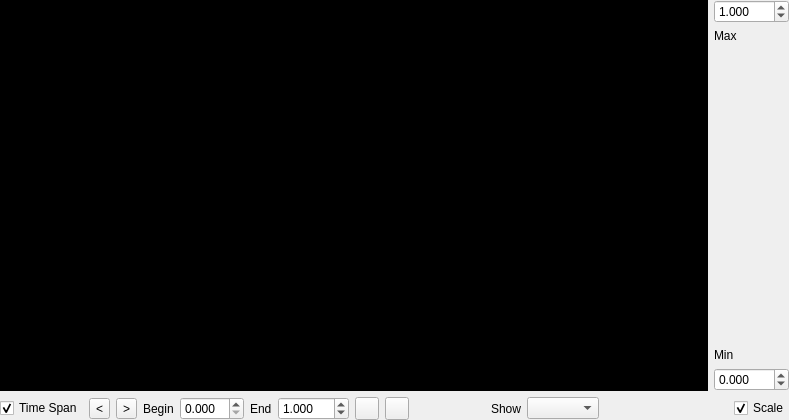
<ui version="4.0" >
 <class>CSamplesSequenceViewComp</class>
 <widget class="QWidget" name="CSamplesSequenceViewComp" >
  <property name="geometry" >
   <rect>
    <x>0</x>
    <y>0</y>
    <width>789</width>
    <height>420</height>
   </rect>
  </property>
  <property name="windowTitle" >
   <string>Form</string>
  </property>
  <layout class="QVBoxLayout" name="verticalLayout_3" >
   <property name="margin" >
    <number>0</number>
   </property>
   <item>
    <layout class="QHBoxLayout" name="horizontalLayout_5" >
     <item>
      <widget class="QFrame" name="MainFrame" >
       <property name="sizePolicy" >
        <sizepolicy vsizetype="Expanding" hsizetype="Expanding" >
         <horstretch>0</horstretch>
         <verstretch>0</verstretch>
        </sizepolicy>
       </property>
       <property name="palette" >
        <palette>
         <active>
          <colorrole role="Base" >
           <brush brushstyle="SolidPattern" >
            <color alpha="255" >
             <red>255</red>
             <green>255</green>
             <blue>255</blue>
            </color>
           </brush>
          </colorrole>
          <colorrole role="Window" >
           <brush brushstyle="SolidPattern" >
            <color alpha="255" >
             <red>0</red>
             <green>0</green>
             <blue>0</blue>
            </color>
           </brush>
          </colorrole>
         </active>
         <inactive>
          <colorrole role="Base" >
           <brush brushstyle="SolidPattern" >
            <color alpha="255" >
             <red>255</red>
             <green>255</green>
             <blue>255</blue>
            </color>
           </brush>
          </colorrole>
          <colorrole role="Window" >
           <brush brushstyle="SolidPattern" >
            <color alpha="255" >
             <red>0</red>
             <green>0</green>
             <blue>0</blue>
            </color>
           </brush>
          </colorrole>
         </inactive>
         <disabled>
          <colorrole role="Base" >
           <brush brushstyle="SolidPattern" >
            <color alpha="255" >
             <red>0</red>
             <green>0</green>
             <blue>0</blue>
            </color>
           </brush>
          </colorrole>
          <colorrole role="Window" >
           <brush brushstyle="SolidPattern" >
            <color alpha="255" >
             <red>0</red>
             <green>0</green>
             <blue>0</blue>
            </color>
           </brush>
          </colorrole>
         </disabled>
        </palette>
       </property>
       <property name="autoFillBackground" >
        <bool>true</bool>
       </property>
       <property name="frameShape" >
        <enum>QFrame::StyledPanel</enum>
       </property>
       <property name="frameShadow" >
        <enum>QFrame::Sunken</enum>
       </property>
       <layout class="QVBoxLayout" name="verticalLayout_2" >
        <property name="margin" >
         <number>0</number>
        </property>
       </layout>
      </widget>
     </item>
     <item>
      <widget class="QWidget" native="1" name="ScaleFrame" >
       <layout class="QVBoxLayout" name="verticalLayout" >
        <property name="margin" >
         <number>0</number>
        </property>
        <item>
         <widget class="QDoubleSpinBox" name="ValueMaxSB" >
          <property name="decimals" >
           <number>3</number>
          </property>
          <property name="minimum" >
           <double>-100.000000000000000</double>
          </property>
          <property name="maximum" >
           <double>100.000000000000000</double>
          </property>
          <property name="singleStep" >
           <double>0.100000000000000</double>
          </property>
          <property name="value" >
           <double>1.000000000000000</double>
          </property>
         </widget>
        </item>
        <item>
         <widget class="QLabel" name="label_5" >
          <property name="text" >
           <string>Max</string>
          </property>
         </widget>
        </item>
        <item>
         <spacer name="verticalSpacer" >
          <property name="orientation" >
           <enum>Qt::Vertical</enum>
          </property>
          <property name="sizeHint" stdset="0" >
           <size>
            <width>20</width>
            <height>253</height>
           </size>
          </property>
         </spacer>
        </item>
        <item>
         <widget class="QLabel" name="label_4" >
          <property name="text" >
           <string>Min</string>
          </property>
         </widget>
        </item>
        <item>
         <widget class="QDoubleSpinBox" name="ValueMinSB" >
          <property name="decimals" >
           <number>3</number>
          </property>
          <property name="minimum" >
           <double>-100.000000000000000</double>
          </property>
          <property name="maximum" >
           <double>100.000000000000000</double>
          </property>
          <property name="singleStep" >
           <double>0.100000000000000</double>
          </property>
         </widget>
        </item>
       </layout>
      </widget>
     </item>
    </layout>
   </item>
   <item>
    <widget class="QWidget" native="1" name="widget" >
     <layout class="QHBoxLayout" name="horizontalLayout_2" >
      <property name="margin" >
       <number>0</number>
      </property>
      <item>
       <widget class="QCheckBox" name="TimeSpanCB" >
        <property name="text" >
         <string>Time Span</string>
        </property>
        <property name="checked" >
         <bool>true</bool>
        </property>
       </widget>
      </item>
      <item>
       <widget class="QWidget" native="1" name="TimeSpanFrame" >
        <layout class="QHBoxLayout" name="horizontalLayout" >
         <property name="margin" >
          <number>0</number>
         </property>
         <item>
          <widget class="QToolButton" name="PrevButton" >
           <property name="toolTip" >
            <string>Move time span left</string>
           </property>
           <property name="text" >
            <string>&lt;</string>
           </property>
          </widget>
         </item>
         <item>
          <widget class="QToolButton" name="NextButton" >
           <property name="toolTip" >
            <string>Move time span right</string>
           </property>
           <property name="text" >
            <string>></string>
           </property>
          </widget>
         </item>
         <item>
          <widget class="QLabel" name="label" >
           <property name="text" >
            <string>Begin</string>
           </property>
          </widget>
         </item>
         <item>
          <widget class="QDoubleSpinBox" name="TimeBeginSB" >
           <property name="decimals" >
            <number>3</number>
           </property>
          </widget>
         </item>
         <item>
          <widget class="QLabel" name="label_2" >
           <property name="text" >
            <string>End</string>
           </property>
          </widget>
         </item>
         <item>
          <widget class="QDoubleSpinBox" name="TimeEndSB" >
           <property name="decimals" >
            <number>3</number>
           </property>
           <property name="maximum" >
            <double>100.000000000000000</double>
           </property>
           <property name="value" >
            <double>1.000000000000000</double>
           </property>
          </widget>
         </item>
         <item>
          <widget class="QToolButton" name="ZoomInButton" >
           <property name="toolTip" >
            <string>Zoom in time span</string>
           </property>
           <property name="text" >
            <string/>
           </property>
           <property name="icon" >
            <iconset>
             <normaloff>:/Icons/ZoomIn.svg</normaloff>:/Icons/ZoomIn.svg</iconset>
           </property>
          </widget>
         </item>
         <item>
          <widget class="QToolButton" name="ZoomOutButton" >
           <property name="toolTip" >
            <string>Zoom out time span</string>
           </property>
           <property name="text" >
            <string/>
           </property>
           <property name="icon" >
            <iconset>
             <normaloff>:/Icons/ZoomOut.svg</normaloff>:/Icons/ZoomOut.svg</iconset>
           </property>
          </widget>
         </item>
        </layout>
       </widget>
      </item>
      <item>
       <widget class="QWidget" native="1" name="ChannelsFrame" >
        <layout class="QHBoxLayout" name="horizontalLayout_4" >
         <property name="margin" >
          <number>0</number>
         </property>
         <item>
          <spacer name="horizontalSpacer_2" >
           <property name="orientation" >
            <enum>Qt::Horizontal</enum>
           </property>
           <property name="sizeHint" stdset="0" >
            <size>
             <width>40</width>
             <height>20</height>
            </size>
           </property>
          </spacer>
         </item>
         <item>
          <widget class="QLabel" name="label_3" >
           <property name="text" >
            <string>Show</string>
           </property>
          </widget>
         </item>
         <item>
          <widget class="QComboBox" name="ChannelSelectorCB" >
           <property name="sizeAdjustPolicy" >
            <enum>QComboBox::AdjustToContents</enum>
           </property>
          </widget>
         </item>
        </layout>
       </widget>
      </item>
      <item>
       <widget class="QWidget" native="1" name="ScaleControlFrame" >
        <layout class="QHBoxLayout" name="horizontalLayout_3" >
         <property name="margin" >
          <number>0</number>
         </property>
         <item>
          <spacer name="horizontalSpacer" >
           <property name="orientation" >
            <enum>Qt::Horizontal</enum>
           </property>
           <property name="sizeHint" stdset="0" >
            <size>
             <width>111</width>
             <height>20</height>
            </size>
           </property>
          </spacer>
         </item>
         <item>
          <widget class="QCheckBox" name="ScaleCB" >
           <property name="text" >
            <string>Scale</string>
           </property>
           <property name="checked" >
            <bool>true</bool>
           </property>
          </widget>
         </item>
        </layout>
       </widget>
      </item>
     </layout>
    </widget>
   </item>
  </layout>
 </widget>
 <resources/>
 <connections>
  <connection>
   <sender>TimeSpanCB</sender>
   <signal>toggled(bool)</signal>
   <receiver>TimeSpanFrame</receiver>
   <slot>setVisible(bool)</slot>
   <hints>
    <hint type="sourcelabel" >
     <x>66</x>
     <y>369</y>
    </hint>
    <hint type="destinationlabel" >
     <x>151</x>
     <y>379</y>
    </hint>
   </hints>
  </connection>
  <connection>
   <sender>ScaleCB</sender>
   <signal>toggled(bool)</signal>
   <receiver>ScaleFrame</receiver>
   <slot>setVisible(bool)</slot>
   <hints>
    <hint type="sourcelabel" >
     <x>628</x>
     <y>369</y>
    </hint>
    <hint type="destinationlabel" >
     <x>632</x>
     <y>289</y>
    </hint>
   </hints>
  </connection>
 </connections>
</ui>
